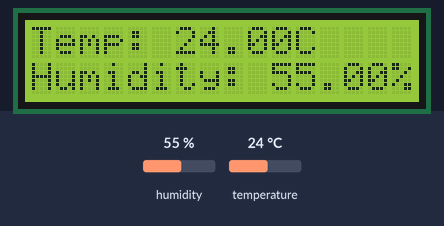
The sketch below on a simulated ESP8266 (NodeMCU). Parts: 16×2 character LCD. The test bench sets the inputs (shaded band); at power-on: humidity 55 %, temperature 24 °C. WiFi joins after 1.5 s; servers stay silent unless stated; uploads are accepted with an empty reply; what the sketch prints to the serial monitor is not drawn.

Above: at 3.2 s.
3.3 s: humidity set to 22 %
At 13.3 s:
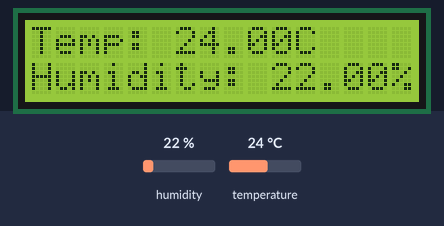
13.8 s: temperature set to 12 °C
At 23.6 s:
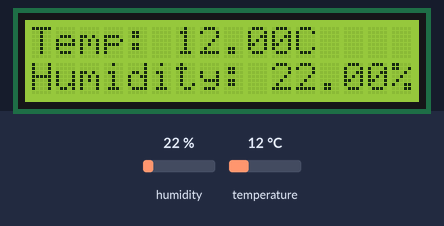
24.1 s: humidity set to 40 %
At 33.8 s:
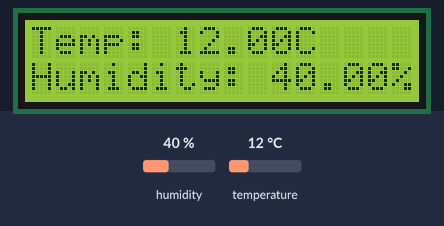
34.3 s: temperature set to 19 °C
At 44.1 s:
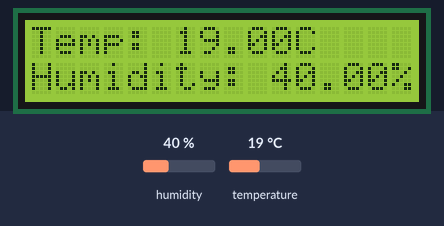
Timing chart, 0 to 45.5 s (numbered marks = the images above; inputs shaded):
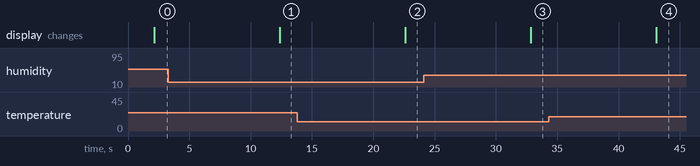

Measured:
- after the input at 3.3 s, the display: changes after 9.1 s (image 1)
- after the input at 13.8 s, the display: changes after 8.8 s (image 2)
- after the input at 24.1 s, the display: changes after 8.7 s (image 3)
- after the input at 34.3 s, the display: changes after 8.8 s (image 4)

The sketch:

ESP8266.ino
```cpp
#include <ESP8266WiFi.h>
#include <ESP8266HTTPClient.h>
#include <DHT.h>
#include <Wire.h>
#include <LiquidCrystal_I2C.h>

#define DHTPIN D2
#define DHTTYPE DHT22

DHT dht(DHTPIN, DHTTYPE);

LiquidCrystal_I2C lcd(0x27, 16, 2);

const char* ssid[] = {"applepie", "CHANG"};
const char* password[] = {"000010000", "063316756"};
const int wifiNetworks = 2;

const char* serverUrl = "https://3.1.140.221:10001/upload.php";

void setup() {
  Serial.begin(115200);

   Wire.begin(D3, D4);

  lcd.begin(16, 2);
  lcd.backlight();
  lcd.setCursor(0, 0);
  lcd.print("Initializing...");

  bool connected = false;

  for (int i = 0; i < wifiNetworks; i++) {
    Serial.print("try to connect wifi：");
    Serial.println(ssid[i]);

    WiFi.begin(ssid[i], password[i]);

    int retries = 0;
    while (WiFi.status() != WL_CONNECTED && retries < 10) {
      delay(1000);
      Serial.print(".");
      retries++;
    }

    if (WiFi.status() == WL_CONNECTED) {
      Serial.println("");
      Serial.print("connect ");
      Serial.println(ssid[i]);
      lcd.setCursor(0, 1);
      lcd.print("WiFi: ");
      lcd.print(ssid[i]);
      connected = true;
      break;  // 成功連接後退出循環
    } else {
      Serial.println("");
      Serial.println("connect fail,try next");
    }
  }

  if (!connected) {
    Serial.println("can't connect any wifi！");
    lcd.setCursor(0, 1);
    lcd.print("WiFi failed!");
    return;
  }

  dht.begin();
}

void loop() {
  if (WiFi.status() == WL_CONNECTED) {
    HTTPClient http;
    WiFiClient client;
    http.begin(client, serverUrl);

    http.addHeader("Content-Type", "application/x-www-form-urlencoded");

    float temp = dht.readTemperature();
    float humidity = dht.readHumidity();

    if (isnan(temp) || isnan(humidity)) {
      Serial.println("cant read DHT data");
      return;
    }

    lcd.clear();
    lcd.setCursor(0, 0);
    lcd.print("Temp: ");
    lcd.print(temp);
    lcd.print("C");

    lcd.setCursor(0, 1);
    lcd.print("Humidity: ");
    lcd.print(humidity);
    lcd.print("%");

    String postData = "temperature=" + String(temp) + "&humidity=" + String(humidity);
    int httpResponseCode = http.POST(postData);

    if (httpResponseCode > 0) {
      String response = http.getString();
      Serial.println(httpResponseCode);
      Serial.println(response);
    } else {
      Serial.println("send DHT data wrong");
    }

    http.end();
  }

  delay(10000);  // 每10秒發送一次數據
}
```
